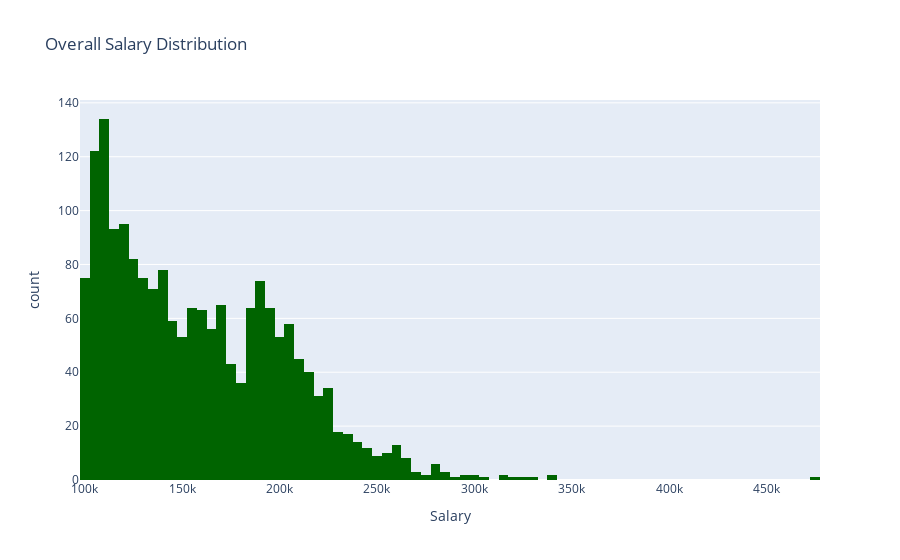

Notebook code for this chart:
### Markdown cell above
#### Histogram to Show Distribution

### Code cell
px.histogram(df.Salary, x='Salary',
             color_discrete_sequence=['darkgreen'],
             title = 'Overall Salary Distribution', nbins=120)

### Figure 1 — Plotly figure (JSON) as saved in the notebook; plotly's stock layout.template omitted (floating-point values rounded to 4 significant figures; data arrays with more than 128 entries replaced by an {"elided": "..."} marker saying what was removed)
{"data": [{"alignmentgroup": "True", "bingroup": "x", "hovertemplate": "Salary=%{x}<br>count=%{y}<extra></extra>", "legendgroup": "", "marker": {"color": "darkgreen"}, "name": "", "nbinsx": 120, "offsetgroup": "", "orientation": "v", "showlegend": false, "type": "histogram", "x": {"elided": "1856 float values"}, "xaxis": "x", "yaxis": "y"}], "layout": {"barmode": "relative", "legend": {"tracegroupgap": 0}, "title": {"text": "Overall Salary Distribution"}, "xaxis": {"anchor": "y", "domain": [0, 1], "title": {"text": "Salary"}}, "yaxis": {"anchor": "x", "domain": [0, 1], "title": {"text": "count"}}}}
